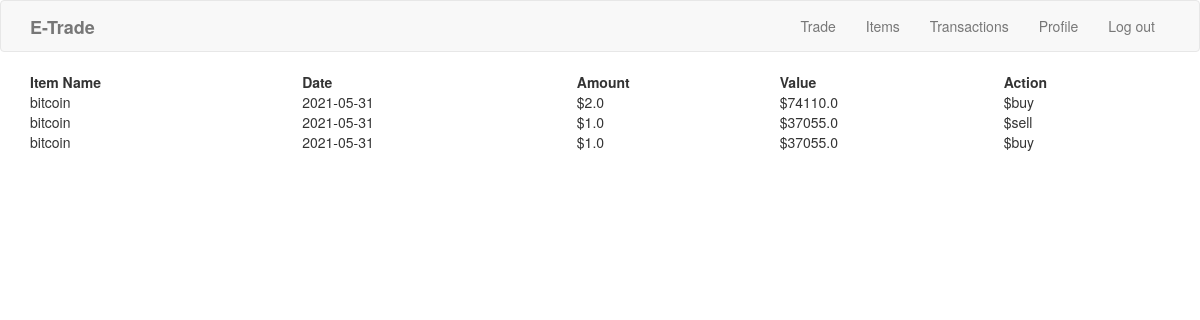
Screenshot of /transactions (signed in) with the database file from the repository.
### model.py (models this page shows, shortened)
class UserTransaction(db.Model):
    __tablename__ = 'user_transactions'
    id = db.Column(db.Integer, primary_key=True, autoincrement=True, nullable=False, unique=True)
    user_id = db.Column(db.Integer, db.ForeignKey('user_accounts.id'), nullable=False)
    item_name = db.Column(db.String(50), nullable=False)
    date = db.Column(db.Date, nullable=False)
    amount = db.Column(db.String(100), nullable=False)
    value = db.Column(db.String(100), nullable=False)
    action = db.Column(db.String(6), nullable=False) #bought/sold

### server.py (the view)
@app.route('/transactions', methods=['POST', 'GET'])
@login_required
def transactions():
    if request.method == 'GET':
        print(user_transactions(current_user.id))
        return render_template('transactions.html', all_transactions=user_transactions(current_user.id))

### query.py (called while the page is built)
def get_user_by_id(user_id):
    return User.query.get(int(user_id))

def user_transactions(user_id):
    transacion = UserTransaction.query.filter_by(user_id=user_id).all()
    print(transacion)
    return transacion

### server.py (called while the page is built)
@login_manager.user_loader
def load_user(user_id):
    return get_user_by_id(user_id)

### templates/transactions.html (shortened to what this page needs)
{% extends "base.html" %}
{% block content %}
  <nav class="navbar navbar-default">
      <div class="container">
        <div class="navbar-header">
            <a class="navbar-brand"><b>E-Trade</b></a>
        </div>
        <div class="collapse navbar-collapse">
          <ul class="nav navbar-nav navbar-right">
              <li><a href="{{ url_for('trade') }}">Trade</a></li>
              <li><a href="{{ url_for('items') }}">Items</a></li>
              <li><a href="{{ url_for('transactions') }}">Transactions</a></li>
              <li><a href="{{ url_for('profile') }}">Profile</a></li>
              <li><a href="{{ url_for('logout') }}">Log out</a></li>
          </ul>
        </div>
      </div>
  </nav>
    <div class="container">
        <table style="width: 100%">
            <tr>
                <th>Item Name</th>
                <th>Date</th>
                <th>Amount</th>
                <th>Value</th>
                <th>Action</th>
            </tr>
            {% for t in all_transactions %}
            <tr>
                <td>{{ t.item_name }}</td>
                <td>{{ t.date }}</td>
                <td>${{ t.amount }}</td>
                <td>${{ t.value }}</td>
                <td>${{ t.action }}</td>
            </tr>
            {% endfor %}
        </table>
    </div>
{% endblock %}

### rows the page displays
UserTransaction: item_name "bitcoin", date "2021-05-31", amount "2.0", value "74110.0", action "buy"
UserTransaction: item_name "bitcoin", date "2021-05-31", amount "1.0", value "37055.0", action "sell"
UserTransaction: item_name "bitcoin", date "2021-05-31", amount "1.0", value "37055.0", action "buy"
